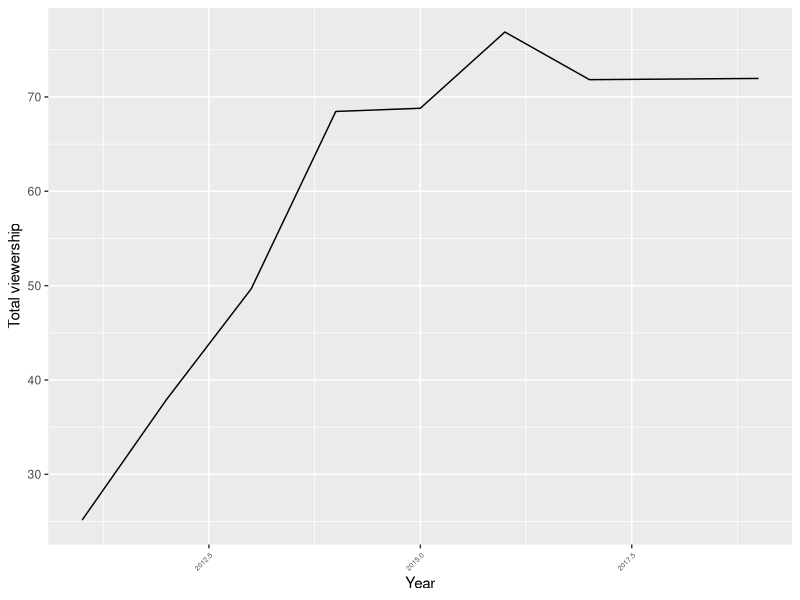
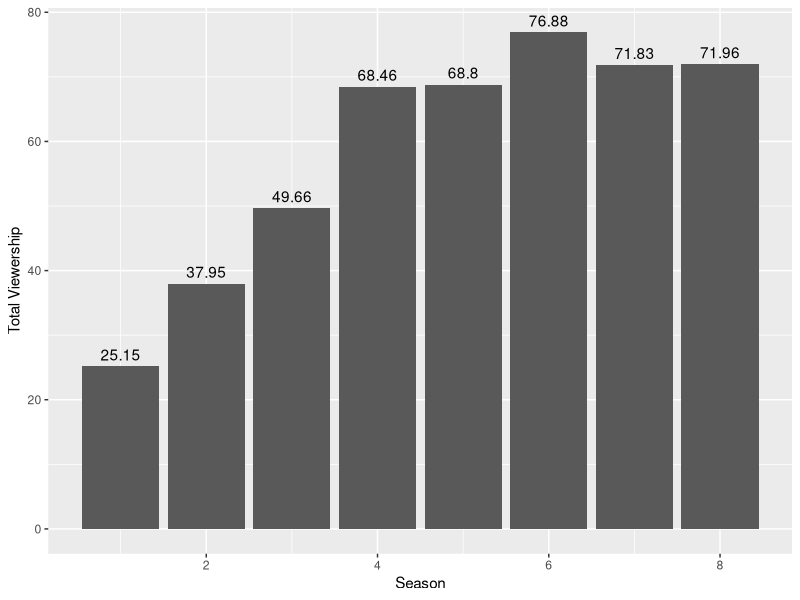

Recreate these plots in R, in order.
## ---- chunk 1
library(ggplot2)
library(dplyr)
library(lubridate)

got <- data.frame(read.csv("Game_of_Thrones.csv"))

got$Original.Air.Date <- dmy(got$Original.Air.Date)

summary(got)
## ---- chunk 2

got_yearly <- got %>%
  mutate(year = year(Original.Air.Date)) %>%
  group_by(year) %>%
  summarise(total_views = sum(U.S..Viewers..Millions.))

ggplot(data = got_yearly, aes(x = year, y = total_views)) +
  geom_line() +
  labs(x = "Year", y = "Total viewership") +
  theme(axis.text.x = element_text(angle = 45, hjust = 1, size = 5))

## ---- chunk 3

df_summary <- got %>%
  group_by(Season) %>%
  summarise(total_viewership = sum(U.S..Viewers..Millions.))

ggplot(data = df_summary, aes(x = Season, y = total_viewership)) +
  geom_bar(stat = "identity") +
  geom_text(aes(label = total_viewership), vjust = -0.5) +
  labs(x = "Season", y = "Total Viewership")

